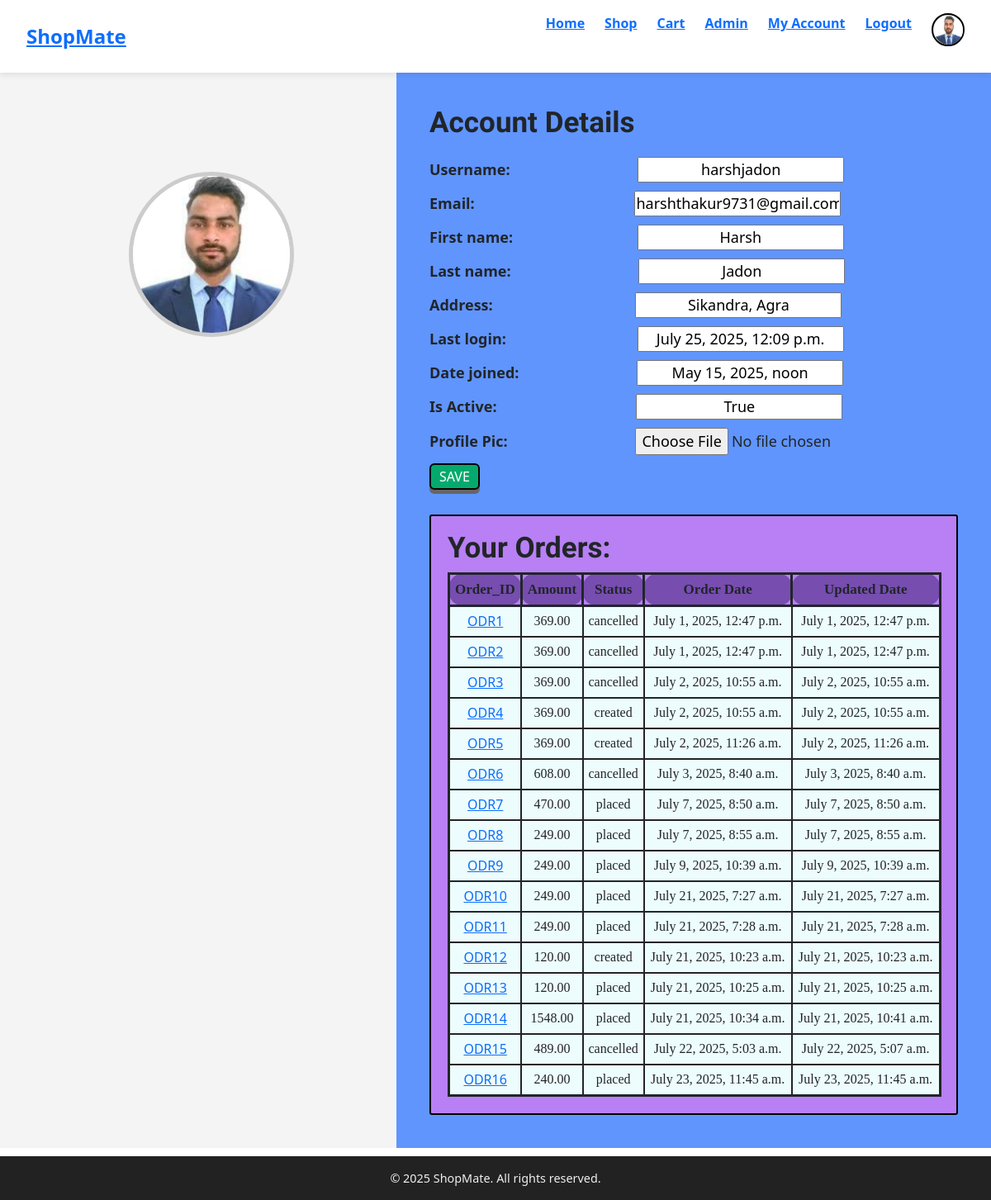
Page /account (signed in) on the committed database.
### ecommstore/models.py (models this page shows, shortened)
class UserProfile(models.Model):
    user = models.OneToOneField(User,on_delete=models.CASCADE)
    address = models.TextField()
    profile_picture = models.ImageField(upload_to='static', blank=True, null=True)

class Order(models.Model):
    status_choices = [
        ('created','created'),('placed','placed'),('shipped','shipped'),('delivered','delivered'),('cancelled','cancelled')
    ]
    order_id = models.CharField(max_length=12,primary_key=True)
    user = models.ForeignKey(User,on_delete=models.CASCADE)
    amount = models.DecimalField(decimal_places=2,max_digits=11,default=0)
    status = models.CharField(max_length=15,choices=status_choices,default='created')
    created_date = models.DateTimeField(auto_now_add=True)
    updated_date = models.DateTimeField(auto_now_add=True)

### ecommstore/views.py (the view)
# urls.py: path('account',views.account,name="account"),
def account(request):
    userprofile = UserProfile.objects.filter(user=request.user)
    profilepicture = ''
    address = ''
    if len(userprofile) > 0:
        profilepicture = userprofile[0].profile_picture
        address = userprofile[0].address
    myOrders = {}
    order = Order.objects.filter(user=request.user)
    for i in range(0,len(order)):
        myOrders[i] = order[i]
    return render(request,'ecommstore/templates/account.html',{'profilepicture':profilepicture,'address':address,'myOrders':myOrders.items()})

### ecommstore/templates/ecommstore/templates/account.html (shortened to what this page needs)
{% extends 'base.html' %}
{% block body %}
<div class="profile-container">
    <div class="left-panel">
        <input type="image" src="{% if profilepicture %}{{ profilepicture }}{% else %}/static/default-profile.png{% endif %}" alt="Profile Picture" class="profile-image">
    </div>
    <div class="right-panel">
        <div class="user-details">
            <form action="">
                <h2 class="font-effect-shadow-multiple">Account Details</h2>
                <p><span class="label">Username:</span> <input type="text" id="Username" name="Username" value="{{ user.username }}" class="inputfields" style="margin-left: 150px;" readonly></p>
                <p><span class="label">Email:</span> <input type="email" id="Email" name="Email" value="{{ user.email }}" class="inputfields" style="margin-left: 189px;"></p>
                <p><span class="label">First name:</span> <input type="text" id="FirstName" name="FirstName" value="{{ user.first_name }}" class="inputfields" style="margin-left: 146px;"></p>
                <p><span class="label">Last name:</span> <input type="text" id="LastName" name="LastName" value="{{ user.last_name }}" class="inputfields" style="margin-left: 150px;"></p>
                <p><span class="label">Address:</span> <input type="text" id="Address" name="Address" value="{{ address }}" class="inputfields" style="margin-left: 168px;"></p>
                <p><span class="label">Last login:</span> <input type="datetime" id="LastLogin" name="LastLogin" value="{{ user.last_login }}" class="inputfields" style="margin-left: 154px;" readonly></p>
                <p><span class="label">Date joined:</span> <input type="datetime" id="DateJoined" name="DateJoined" value="{{ user.date_joined }}" class="inputfields" style="margin-left: 138px;" readonly></p>
                <p><span class="label">Is Active:</span> <input type="boolean" id="IsActive" name="IsActive" value="{{ user.is_active }}" class="inputfields" style="margin-left: 164px;" readonly></p>
                <p><span class="label">Profile Pic:</span> <input type="file" id="profilepic" name="profilepic" value="{{ profilepicture }}" class="inputfields" style="margin-left: 150px;"></p>
                <button class="button">SAVE</button>
            </form>
        </div>
        <div class="YourOrderDetails">
            <secton name="YourOrderDetails">
                <h2 class="font-effect-shadow-multiple" style="margin-top: 15px;">Your Orders:</h2>
                <div style="overflow-x:auto;">
                    <table id="YourOrders">
                        <tr>
                            <th>Order_ID</th>
                            <th>Amount</th>
                            <th>Status</th>
                            <th>Order Date</th>
                            <th>Updated Date</th>
                        </tr>
                        {% for key,value in myOrders %}
                            <tr>
                                <td><a href="{% url 'vieworder' value.order_id %}">{{value.order_id}}</a></td>
                                <td>{{value.amount}}</td>
                                <td>{{value.status}}</td>
                                <td>{{value.created_date}}</td>
                                <td>{{value.updated_date}}</td>
                            </tr>
                        {% endfor %}
                    </table>
                </div>
            </secton>
        </div>
    </div>
</div>
{% endblock %}

### ecommstore/templates/base.html (shortened to what this page needs)
<!DOCTYPE html>
<html lang="en">
<head>
    <link href="https://cdn.jsdelivr.net/npm/bootstrap@5.3.2/dist/css/bootstrap.min.css" rel="stylesheet">
</head>
<body>
    <nav>
        <div class="logo">
            <a href="{% url 'home' %}">ShopMate</a>
        </div>
        <div id="main">
            <ul>
                <li><a href="{% url 'home' %}">Home</a></li>
                <li><a href="{% url 'shop' %}">Shop</a></li>
                <li><a href="{% url 'cart' %}">Cart</a></li>
                <li><a href="/admin">Admin</a></li>
                {% if user.is_authenticated %}
                    <li><a href="{% url 'account' %}">My Account</a></li>
                    <li><a href="{% url 'logout' %}">Logout</a></li>
                    <li><button class="openbtn" onclick="openNav()"><img id="pic" src="{{profilepicture}}" style="width: 35px; height: 35px;"/></button></li>
                {% else %}
                    <li><a href="{% url 'login' %}">Login</a></li>
                    <li><a href="{% url 'signup' %}">Sign Up</a></li>
                {% endif %}
            </ul>
        </div>
    </nav>
    {% block body %}{% endblock %}
    <footer>
        &copy; 2025 ShopMate. All rights reserved.
    </footer>
</body>
</html>

### rows in the picture
UserProfile: profile_picture (picture), Address "Sikandra, Agra"
Order: order_id "ODR1", amount "369.00", status "cancelled", created_date "July 1, 2025, 12:47 p.m.", updated_date "July 1, 2025, 12:47 p.m."
Order: order_id "ODR2", amount "369.00", status "cancelled", created_date "July 1, 2025, 12:47 p.m.", updated_date "July 1, 2025, 12:47 p.m."
Order: order_id "ODR3", amount "369.00", status "cancelled", created_date "July 2, 2025, 10:55 a.m.", updated_date "July 2, 2025, 10:55 a.m."
Order: order_id "ODR4", amount "369.00", status "created", created_date "July 2, 2025, 10:55 a.m.", updated_date "July 2, 2025, 10:55 a.m."
Order: order_id "ODR5", amount "369.00", status "created", created_date "July 2, 2025, 11:26 a.m.", updated_date "July 2, 2025, 11:26 a.m."
Order: order_id "ODR6", amount "608.00", status "cancelled", created_date "July 3, 2025, 8:40 a.m.", updated_date "July 3, 2025, 8:40 a.m."
Order: order_id "ODR7", amount "470.00", status "placed", created_date "July 7, 2025, 8:50 a.m.", updated_date "July 7, 2025, 8:50 a.m."
Order: order_id "ODR8", amount "249.00", status "placed", created_date "July 7, 2025, 8:55 a.m.", updated_date "July 7, 2025, 8:55 a.m."
Order: order_id "ODR9", amount "249.00", status "placed", created_date "July 9, 2025, 10:39 a.m.", updated_date "July 9, 2025, 10:39 a.m."
Order: order_id "ODR10", amount "249.00", status "placed", created_date "July 21, 2025, 7:27 a.m.", updated_date "July 21, 2025, 7:27 a.m."
Order: order_id "ODR11", amount "249.00", status "placed", created_date "July 21, 2025, 7:28 a.m.", updated_date "July 21, 2025, 7:28 a.m."
Order: order_id "ODR12", amount "120.00", status "created", created_date "July 21, 2025, 10:23 a.m.", updated_date "July 21, 2025, 10:23 a.m."
Order: order_id "ODR13", amount "120.00", status "placed", created_date "July 21, 2025, 10:25 a.m.", updated_date "July 21, 2025, 10:25 a.m."
Order: order_id "ODR14", amount "1548.00", status "placed", created_date "July 21, 2025, 10:34 a.m.", updated_date "July 21, 2025, 10:41 a.m."
Order: order_id "ODR15", amount "489.00", status "cancelled", created_date "July 22, 2025, 5:03 a.m.", updated_date "July 22, 2025, 5:07 a.m."
Order: order_id "ODR16", amount "240.00", status "placed", created_date "July 23, 2025, 11:45 a.m.", updated_date "July 23, 2025, 11:45 a.m."
